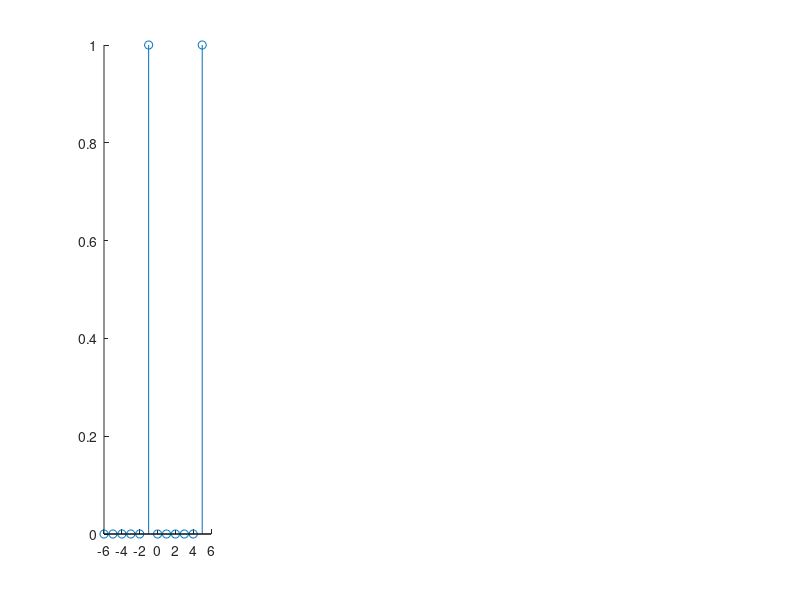

MATLAB code for this plot: (Note: this script raises an error after producing the figure.)
clear 
clc


%===============================
%============ x1 ===============
%===============================
n0 = [0:5];
n1=[-6:-1];
x0 = exp(-j*(pi/3)*n0);
x1 = exp(-j*(pi/3)*n1);
N1 = 6 % pi/3 = 2*pi/N1 



%===== Re(x1[n]) =====
subplot(1,4,1);

c0 = (1/N1)*fft(x0);
c0=0+round(c0*10^10)/10^10
c1 = (1/N1)*fft(x1);
c1=0+round(c1*10^10)/10^10

hold on
plot = stem([n1 n0], [real(c1) real(c0)])
plot.LineWidth = 1.5;

title("Real(C1m)") 
xlabel("m")
ylabel("Cm")
grid on

%===== Im(x1[n]) ===
subplot(1,4,2);
plot = stem([n1 n0],[imag(c1) imag(c0)])
plot.LineWidth = 1.5;
title("Imaginario(C1m)") 
xlabel("m")
ylabel("Cm")


%==== Modulo(x1[n]) ===
subplot(1,4,3);
plot = stem([n1 n0],[abs(c1) abs(c0)])
plot.LineWidth = 1.5;
title("Abs(C1m)") 
xlabel("m")
ylabel("Cm")


%==== Anngle (x1[n]) ====
subplot(1,4,4);
plot = stem([n1 n0],[angle(c1) angle(c0)])
plot.LineWidth = 1.5;
title("Ang(C1m)") 
xlabel("m")
ylabel("Cm")



